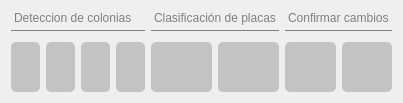
     <widget class="QFrame" name="frame_9">
      <property name="sizePolicy">
       <sizepolicy hsizetype="Minimum" vsizetype="Maximum">
        <horstretch>0</horstretch>
        <verstretch>0</verstretch>
       </sizepolicy>
      </property>
      <property name="frameShape">
       <enum>QFrame::NoFrame</enum>
      </property>
      <property name="frameShadow">
       <enum>QFrame::Plain</enum>
      </property>
      <property name="lineWidth">
       <number>0</number>
      </property>
      <layout class="QGridLayout" name="gridLayout">
       <item row="0" column="0" colspan="4">
        <widget class="QLabel" name="label_9">
         <property name="sizePolicy">
          <sizepolicy hsizetype="Preferred" vsizetype="Maximum">
           <horstretch>0</horstretch>
           <verstretch>0</verstretch>
          </sizepolicy>
         </property>
         <property name="font">
          <font>
           <family>Microsoft Sans Serif</family>
           <stylestrategy>PreferDefault</stylestrategy>
          </font>
         </property>
         <property name="styleSheet">
          <string notr="true">*{
color: grey;
border:none;
border-bottom: 1px solid grey;
padding-bottom: 5px;
margin-bottom: 5px}</string>
         </property>
         <property name="text">
          <string>Deteccion de colonias</string>
         </property>
        </widget>
       </item>
       <item row="0" column="4" colspan="2">
        <widget class="QLabel" name="label_10">
         <property name="sizePolicy">
          <sizepolicy hsizetype="Preferred" vsizetype="Maximum">
           <horstretch>0</horstretch>
           <verstretch>0</verstretch>
          </sizepolicy>
         </property>
         <property name="font">
          <font>
           <family>Microsoft Sans Serif</family>
           <stylestrategy>PreferDefault</stylestrategy>
          </font>
         </property>
         <property name="styleSheet">
          <string notr="true">*{
color: grey;
border:none;
border-bottom: 1px solid grey;
padding-bottom: 5px;
margin-bottom: 5px}</string>
         </property>
         <property name="text">
          <string>Clasificación de placas</string>
         </property>
        </widget>
       </item>
       <item row="0" column="6" colspan="2">
        <widget class="QLabel" name="label_11">
         <property name="sizePolicy">
          <sizepolicy hsizetype="Preferred" vsizetype="Maximum">
           <horstretch>0</horstretch>
           <verstretch>0</verstretch>
          </sizepolicy>
         </property>
         <property name="font">
          <font>
           <family>Microsoft Sans Serif</family>
           <stylestrategy>PreferDefault</stylestrategy>
          </font>
         </property>
         <property name="styleSheet">
          <string notr="true">*{
color: grey;
border:none;
border-bottom: 1px solid grey;
padding-bottom: 5px;
margin-bottom: 5px}</string>
         </property>
         <property name="text">
          <string>Confirmar cambios</string>
         </property>
        </widget>
       </item>
       <item row="1" column="0">
        <widget class="QPushButton" name="boton_ver">
         <property name="enabled">
          <bool>false</bool>
         </property>
         <property name="sizePolicy">
          <sizepolicy hsizetype="Minimum" vsizetype="Expanding">
           <horstretch>0</horstretch>
           <verstretch>0</verstretch>
          </sizepolicy>
         </property>
         <property name="maximumSize">
          <size>
           <width>5647467</width>
           <height>60</height>
          </size>
         </property>
         <property name="font">
          <font>
           <family>Microsoft JhengHei</family>
           <pointsize>9</pointsize>
           <weight>50</weight>
           <bold>false</bold>
           <underline>false</underline>
           <strikeout>false</strikeout>
           <kerning>true</kerning>
          </font>
         </property>
         <property name="focusPolicy">
          <enum>Qt::ClickFocus</enum>
         </property>
         <property name="whatsThis">
          <string>Si haces click en este botón el tipo de análisis escogido sera 'Challenge Test'</string>
         </property>
         <property name="accessibleName">
          <string>Boton Challenge Test</string>
         </property>
         <property name="accessibleDescription">
          <string>Si haces click en este botón el tipo de análisis escogido sera 'Challenge Test'</string>
         </property>
         <property name="autoFillBackground">
          <bool>false</bool>
         </property>
         <property name="styleSheet">
          <string notr="true">QPushButton{ background-color:rgb(195, 195, 195); border:None; border-radius:5px;} #gris claro
QPushButton:disabled{background-color: rgb(124, 124, 124);} #gris oscuro
QPushButton:pressed{ background-color: orange; }
QPushButton:focus:pressed{ background-color: green; }
QPushButton:focus{ background-color: green; }
QPushButton:hover{background-color: rgb(170, 255, 127);} #verde claro
QPushButton:checked{ background-color: pink; }</string>
         </property>
         <property name="text">
          <string/>
         </property>
         <property name="icon">
          <iconset>
           <normaloff>iconos/icons8-eye-64.png</normaloff>iconos/icons8-eye-64.png</iconset>
         </property>
         <property name="iconSize">
          <size>
           <width>50</width>
           <height>50</height>
          </size>
         </property>
        </widget>
       </item>
       <item row="1" column="1">
        <widget class="QPushButton" name="boton_ocultar">
         <property name="enabled">
          <bool>false</bool>
         </property>
         <property name="sizePolicy">
          <sizepolicy hsizetype="Minimum" vsizetype="Expanding">
           <horstretch>0</horstretch>
           <verstretch>0</verstretch>
          </sizepolicy>
         </property>
         <property name="maximumSize">
          <size>
           <width>5647467</width>
           <height>60</height>
          </size>
         </property>
         <property name="font">
          <font>
           <family>Microsoft JhengHei</family>
           <pointsize>9</pointsize>
           <weight>50</weight>
           <bold>false</bold>
           <underline>false</underline>
           <strikeout>false</strikeout>
           <kerning>true</kerning>
          </font>
         </property>
         <property name="focusPolicy">
          <enum>Qt::ClickFocus</enum>
         </property>
         <property name="whatsThis">
          <string>Si haces click en este botón el tipo de análisis escogido sera 'Challenge Test'</string>
         </property>
         <property name="accessibleName">
          <string>Boton Challenge Test</string>
         </property>
         <property name="accessibleDescription">
          <string>Si haces click en este botón el tipo de análisis escogido sera 'Challenge Test'</string>
         </property>
         <property name="autoFillBackground">
          <bool>false</bool>
         </property>
         <property name="styleSheet">
          <string notr="true">QPushButton{ background-color:rgb(195, 195, 195); border:None; border-radius:5px;} #gris claro
QPushButton:disabled{background-color: rgb(124, 124, 124);} #gris oscuro
QPushButton:pressed{ background-color: orange; }
QPushButton:focus:pressed{ background-color: green; }
QPushButton:focus{ background-color: green; }
QPushButton:hover{background-color: rgb(170, 255, 127);} #verde claro
QPushButton:checked{ background-color: pink; }</string>
         </property>
         <property name="text">
          <string/>
         </property>
         <property name="icon">
          <iconset>
           <normaloff>iconos/icons8-closed-eye-64 (1).png</normaloff>iconos/icons8-closed-eye-64 (1).png</iconset>
         </property>
         <property name="iconSize">
          <size>
           <width>50</width>
           <height>50</height>
          </size>
         </property>
        </widget>
       </item>
       <item row="1" column="2">
        <widget class="QPushButton" name="boton_lapiz">
         <property name="enabled">
          <bool>false</bool>
         </property>
         <property name="sizePolicy">
          <sizepolicy hsizetype="Minimum" vsizetype="Expanding">
           <horstretch>0</horstretch>
           <verstretch>0</verstretch>
          </sizepolicy>
         </property>
         <property name="minimumSize">
          <size>
           <width>0</width>
           <height>50</height>
          </size>
         </property>
         <property name="maximumSize">
          <size>
           <width>120</width>
           <height>60</height>
          </size>
         </property>
         <property name="font">
          <font>
           <family>Microsoft JhengHei</family>
           <pointsize>9</pointsize>
           <weight>50</weight>
           <bold>false</bold>
           <underline>false</underline>
           <strikeout>false</strikeout>
           <kerning>true</kerning>
          </font>
         </property>
         <property name="focusPolicy">
          <enum>Qt::ClickFocus</enum>
         </property>
         <property name="whatsThis">
          <string>Si haces click en este botón el tipo de análisis escogido sera 'Challenge Test'</string>
         </property>
         <property name="accessibleName">
          <string>Boton Challenge Test</string>
         </property>
         <property name="accessibleDescription">
          <string>Si haces click en este botón el tipo de análisis escogido sera 'Challenge Test'</string>
         </property>
         <property name="autoFillBackground">
          <bool>false</bool>
         </property>
         <property name="styleSheet">
          <string notr="true">QPushButton{ background-color:rgb(195, 195, 195); border:None; border-radius:5px;} #gris claro
QPushButton:disabled{background-color: rgb(124, 124, 124);} #gris oscuro
QPushButton:pressed{ background-color: orange; }
QPushButton:focus:pressed{ background-color: green; }
QPushButton:focus{ background-color: green; }
QPushButton:hover{background-color: rgb(170, 255, 127);} #verde claro
QPushButton:checked{ background-color: pink; }</string>
         </property>
         <property name="text">
          <string/>
         </property>
         <property name="icon">
          <iconset>
           <normaloff>iconos/icons8-pencil-drawing-96.png</normaloff>iconos/icons8-pencil-drawing-96.png</iconset>
         </property>
         <property name="iconSize">
          <size>
           <width>45</width>
           <height>45</height>
          </size>
         </property>
        </widget>
       </item>
       <item row="1" column="3">
        <widget class="QPushButton" name="boton_borrar">
         <property name="enabled">
          <bool>false</bool>
         </property>
         <property name="sizePolicy">
          <sizepolicy hsizetype="Minimum" vsizetype="Expanding">
           <horstretch>0</horstretch>
           <verstretch>0</verstretch>
          </sizepolicy>
         </property>
         <property name="minimumSize">
          <size>
           <width>0</width>
           <height>50</height>
          </size>
         </property>
         <property name="maximumSize">
          <size>
           <width>120</width>
           <height>60</height>
          </size>
         </property>
         <property name="font">
          <font>
           <family>Microsoft JhengHei</family>
           <pointsize>9</pointsize>
           <weight>50</weight>
           <bold>false</bold>
           <underline>false</underline>
           <strikeout>false</strikeout>
           <kerning>true</kerning>
          </font>
         </property>
         <property name="focusPolicy">
          <enum>Qt::ClickFocus</enum>
         </property>
         <property name="whatsThis">
          <string>Si haces click en este botón el tipo de análisis escogido sera 'Challenge Test'</string>
         </property>
         <property name="accessibleName">
          <string>Boton Challenge Test</string>
         </property>
         <property name="accessibleDescription">
          <string>Si haces click en este botón el tipo de análisis escogido sera 'Challenge Test'</string>
         </property>
         <property name="autoFillBackground">
          <bool>false</bool>
         </property>
         <property name="styleSheet">
          <string notr="true">QPushButton{ background-color:rgb(195, 195, 195); border:None; border-radius:5px;} #gris claro
QPushButton:disabled{background-color: rgb(124, 124, 124);} #gris oscuro
QPushButton:pressed{ background-color: orange; }
QPushButton:focus:pressed{ background-color: green; }
QPushButton:focus{ background-color: green; }
QPushButton:hover{background-color: rgb(170, 255, 127);} #verde claro
QPushButton:checked{ background-color: pink; }</string>
         </property>
         <property name="text">
          <string/>
         </property>
         <property name="icon">
          <iconset>
           <normaloff>iconos/icons8-pencil-eraser-96.png</normaloff>iconos/icons8-pencil-eraser-96.png</iconset>
         </property>
         <property name="iconSize">
          <size>
           <width>45</width>
           <height>45</height>
          </size>
         </property>
        </widget>
       </item>
       <item row="1" column="4">
        <widget class="QPushButton" name="boton_ausencia">
         <property name="enabled">
          <bool>false</bool>
         </property>
         <property name="sizePolicy">
          <sizepolicy hsizetype="Minimum" vsizetype="Expanding">
           <horstretch>0</horstretch>
           <verstretch>0</verstretch>
          </sizepolicy>
         </property>
         <property name="maximumSize">
          <size>
           <width>16777215</width>
           <height>16777215</height>
          </size>
         </property>
         <property name="font">
          <font>
           <family>Microsoft JhengHei</family>
           <pointsize>9</pointsize>
           <weight>50</weight>
           <bold>false</bold>
           <underline>false</underline>
           <strikeout>false</strikeout>
           <kerning>true</kerning>
          </font>
         </property>
         <property name="focusPolicy">
          <enum>Qt::ClickFocus</enum>
         </property>
         <property name="whatsThis">
          <string>Si haces click en este botón el tipo de análisis escogido sera 'Challenge Test'</string>
         </property>
         <property name="accessibleName">
          <string>Boton Challenge Test</string>
         </property>
         <property name="accessibleDescription">
          <string>Si haces click en este botón el tipo de análisis escogido sera 'Challenge Test'</string>
         </property>
         <property name="autoFillBackground">
          <bool>false</bool>
         </property>
         <property name="styleSheet">
          <string notr="true">QPushButton{ background-color:rgb(195, 195, 195); border:None; border-radius:5px;} #gris claro
QPushButton:disabled{background-color: rgb(124, 124, 124);} #gris oscuro
QPushButton:pressed{ background-color: orange; }
QPushButton:focus:pressed{ background-color: green; }
QPushButton:focus{ background-color: green; }
QPushButton:hover{background-color: rgb(170, 255, 127);} #verde claro
QPushButton:checked{ background-color: pink; }</string>
         </property>
         <property name="text">
          <string/>
         </property>
         <property name="icon">
          <iconset>
           <normaloff>iconos/icons8-petri-dish-64 (1).png</normaloff>iconos/icons8-petri-dish-64 (1).png</iconset>
         </property>
         <property name="iconSize">
          <size>
           <width>50</width>
           <height>50</height>
          </size>
         </property>
        </widget>
       </item>
       <item row="1" column="5">
        <widget class="QPushButton" name="boton_presencia">
         <property name="enabled">
          <bool>false</bool>
         </property>
         <property name="sizePolicy">
          <sizepolicy hsizetype="Minimum" vsizetype="Expanding">
           <horstretch>0</horstretch>
           <verstretch>0</verstretch>
          </sizepolicy>
         </property>
         <property name="maximumSize">
          <size>
           <width>16777215</width>
           <height>16777215</height>
          </size>
         </property>
         <property name="font">
          <font>
           <family>Microsoft JhengHei</family>
           <pointsize>9</pointsize>
           <weight>50</weight>
           <bold>false</bold>
           <underline>false</underline>
           <strikeout>false</strikeout>
           <kerning>true</kerning>
          </font>
         </property>
         <property name="focusPolicy">
          <enum>Qt::ClickFocus</enum>
         </property>
         <property name="whatsThis">
          <string>Si haces click en este botón el tipo de análisis escogido sera 'Challenge Test'</string>
         </property>
         <property name="accessibleName">
          <string>Boton Challenge Test</string>
         </property>
         <property name="accessibleDescription">
          <string>Si haces click en este botón el tipo de análisis escogido sera 'Challenge Test'</string>
         </property>
         <property name="autoFillBackground">
          <bool>false</bool>
         </property>
         <property name="styleSheet">
          <string notr="true">QPushButton{ background-color:rgb(195, 195, 195); border:None; border-radius:5px;} #gris claro
QPushButton:disabled{background-color: rgb(124, 124, 124);} #gris oscuro
QPushButton:pressed{ background-color: orange; }
QPushButton:focus:pressed{ background-color: green; }
QPushButton:focus{ background-color: green; }
QPushButton:hover{background-color: rgb(170, 255, 127);} #verde claro
QPushButton:checked{ background-color: pink; }</string>
         </property>
         <property name="text">
          <string/>
         </property>
         <property name="icon">
          <iconset>
           <normaloff>iconos/icons8-petri-dish-64.png</normaloff>iconos/icons8-petri-dish-64.png</iconset>
         </property>
         <property name="iconSize">
          <size>
           <width>50</width>
           <height>50</height>
          </size>
         </property>
        </widget>
       </item>
       <item row="1" column="6">
        <widget class="QPushButton" name="boton_validar">
         <property name="enabled">
          <bool>false</bool>
         </property>
         <property name="sizePolicy">
          <sizepolicy hsizetype="Minimum" vsizetype="Expanding">
           <horstretch>0</horstretch>
           <verstretch>0</verstretch>
          </sizepolicy>
         </property>
         <property name="maximumSize">
          <size>
           <width>879899</width>
           <height>100</height>
          </size>
         </property>
         <property name="font">
          <font>
           <family>Microsoft JhengHei</family>
           <pointsize>9</pointsize>
           <weight>50</weight>
           <bold>false</bold>
           <underline>false</underline>
           <strikeout>false</strikeout>
           <kerning>true</kerning>
          </font>
         </property>
         <property name="focusPolicy">
          <enum>Qt::ClickFocus</enum>
         </property>
         <property name="whatsThis">
          <string>Si haces click en este botón el tipo de análisis escogido sera 'Challenge Test'</string>
         </property>
         <property name="accessibleName">
          <string>Boton Challenge Test</string>
         </property>
         <property name="accessibleDescription">
          <string>Si haces click en este botón el tipo de análisis escogido sera 'Challenge Test'</string>
         </property>
         <property name="autoFillBackground">
          <bool>false</bool>
         </property>
         <property name="styleSheet">
          <string notr="true">QPushButton{ background-color:rgb(195, 195, 195); border:None; border-radius:5px;} #gris claro
QPushButton:disabled{background-color: rgb(124, 124, 124);} #gris oscuro
QPushButton:pressed{ background-color: orange; }
QPushButton:focus:pressed{ background-color: green; }
QPushButton:focus{ background-color: green; }
QPushButton:hover{background-color: rgb(170, 255, 127);} #verde claro
QPushButton:checked{ background-color: pink; }</string>
         </property>
         <property name="text">
          <string/>
         </property>
         <property name="icon">
          <iconset>
           <normaloff>iconos/icons8-ok-96.png</normaloff>iconos/icons8-ok-96.png</iconset>
         </property>
         <property name="iconSize">
          <size>
           <width>55</width>
           <height>55</height>
          </size>
         </property>
        </widget>
       </item>
       <item row="1" column="7">
        <widget class="QPushButton" name="boton_cancelar">
         <property name="enabled">
          <bool>false</bool>
         </property>
         <property name="sizePolicy">
          <sizepolicy hsizetype="Minimum" vsizetype="Expanding">
           <horstretch>0</horstretch>
           <verstretch>0</verstretch>
          </sizepolicy>
         </property>
         <property name="maximumSize">
          <size>
           <width>879899</width>
           <height>100</height>
          </size>
         </property>
         <property name="font">
          <font>
           <family>Microsoft JhengHei</family>
           <pointsize>9</pointsize>
           <weight>50</weight>
           <bold>false</bold>
           <underline>false</underline>
           <strikeout>false</strikeout>
           <kerning>true</kerning>
          </font>
         </property>
         <property name="focusPolicy">
          <enum>Qt::ClickFocus</enum>
         </property>
         <property name="whatsThis">
          <string>Si haces click en este botón el tipo de análisis escogido sera 'Challenge Test'</string>
         </property>
         <property name="accessibleName">
          <string>Boton Challenge Test</string>
         </property>
         <property name="accessibleDescription">
          <string>Si haces click en este botón el tipo de análisis escogido sera 'Challenge Test'</string>
         </property>
         <property name="autoFillBackground">
          <bool>false</bool>
         </property>
         <property name="styleSheet">
          <string notr="true">QPushButton{ background-color:rgb(195, 195, 195); border:None; border-radius:5px;} #gris claro
QPushButton:disabled{background-color: rgb(124, 124, 124);} #gris oscuro
QPushButton:pressed{ background-color: orange; }
QPushButton:focus:pressed{ background-color: green; }
QPushButton:focus{ background-color: green; }
QPushButton:hover{background-color: rgb(170, 255, 127);} #verde claro
QPushButton:checked{ background-color: pink; }</string>
         </property>
         <property name="text">
          <string/>
         </property>
         <property name="icon">
          <iconset>
           <normaloff>iconos/xroja (1).png</normaloff>iconos/xroja (1).png</iconset>
         </property>
         <property name="iconSize">
          <size>
           <width>48</width>
           <height>48</height>
          </size>
         </property>
        </widget>
       </item>
      </layout>
     </widget>
